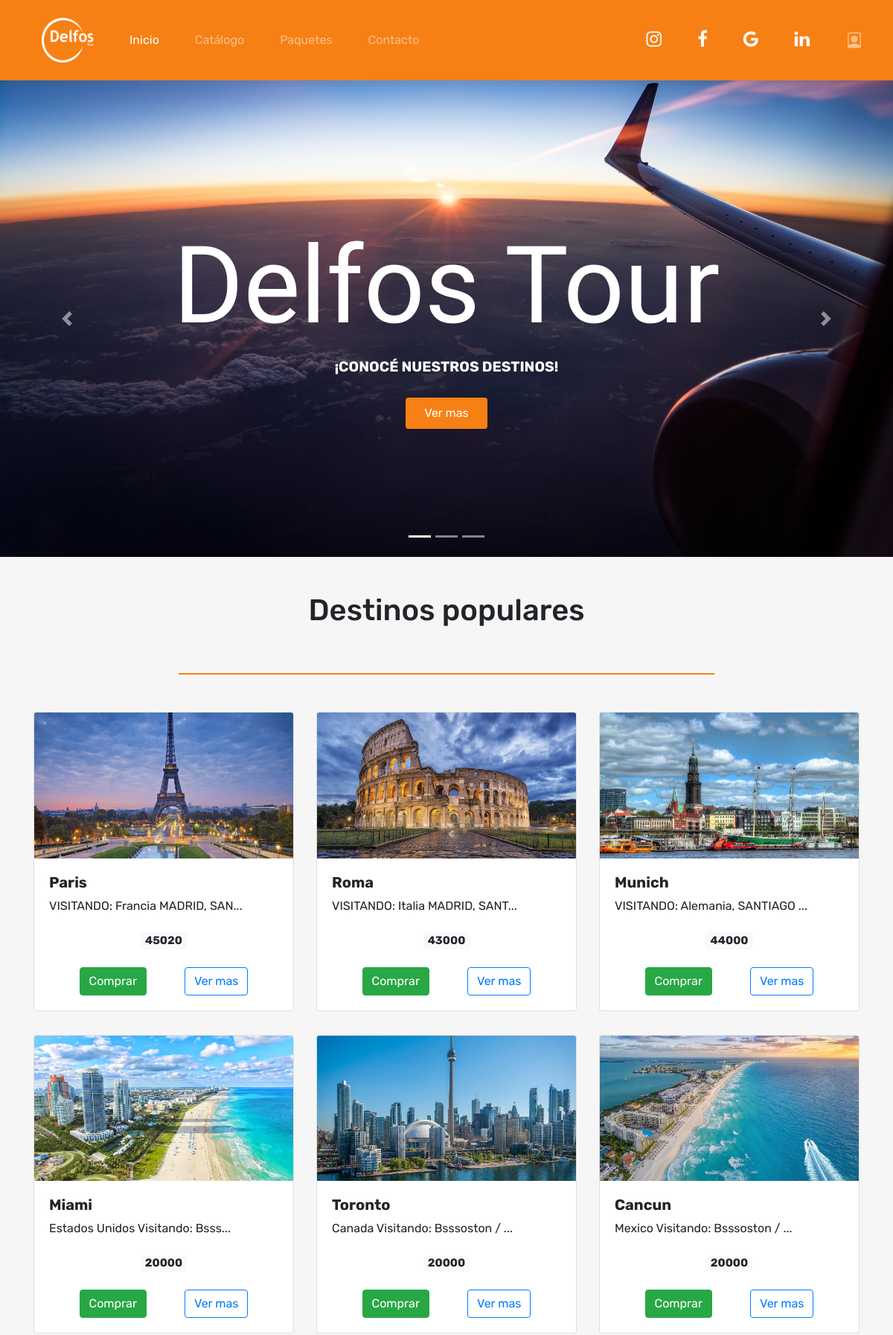
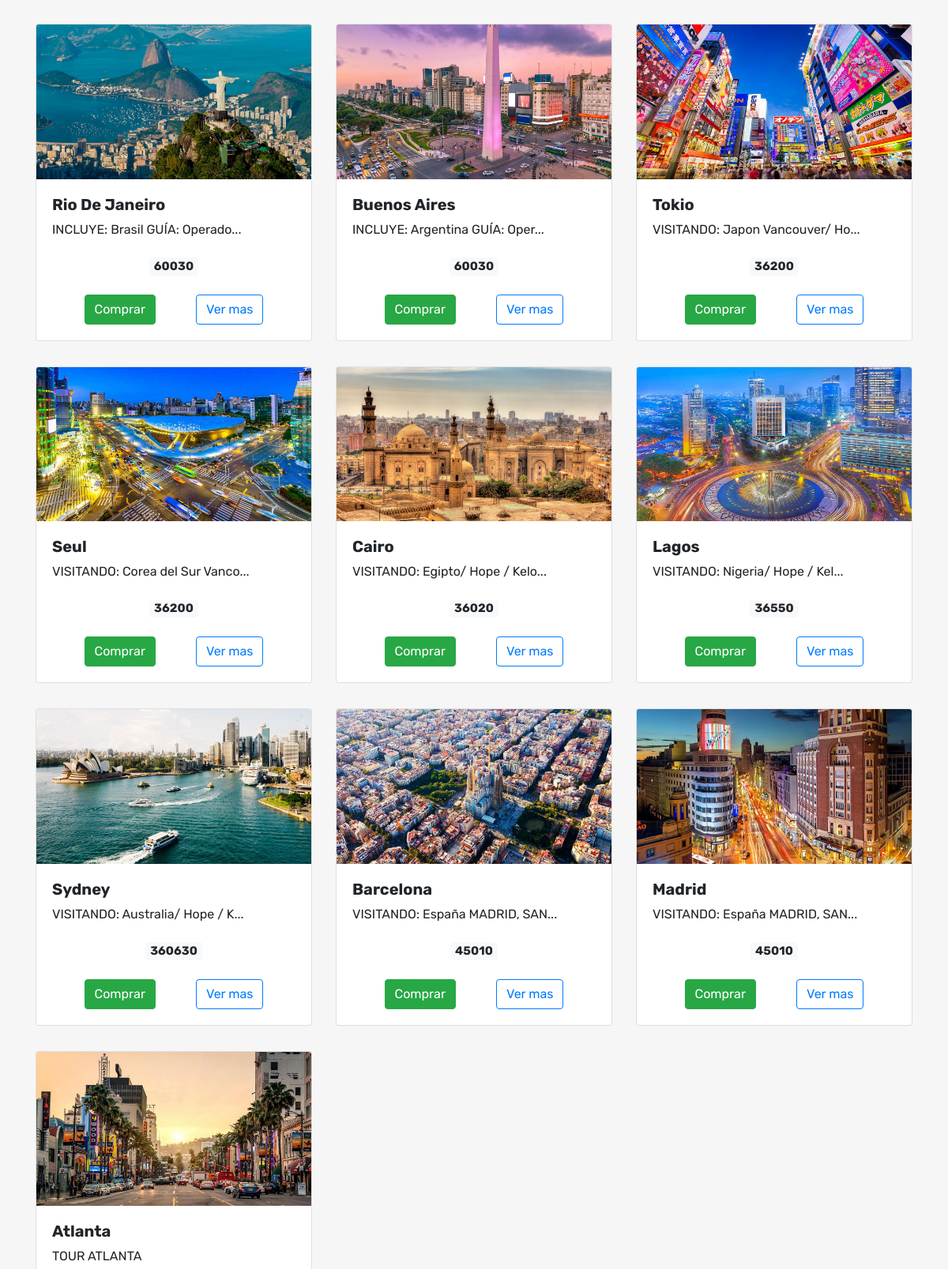
The page / (upper part) on the database its author committed (2 pictures, top to bottom).
### tables this page shows
CREATE TABLE `productos` (
  `idproducto` int(11) NOT NULL,
  `idciudad` varchar(3) NOT NULL,
  `precio` int(100) NOT NULL,
  `descripcion` varchar(1000) NOT NULL,
  `detalle` varchar(1000) NOT NULL,
  `url` varchar(300) NOT NULL,
  `destacado` tinyint(1) NOT NULL,
  `activo` tinyint(1) NOT NULL
);

CREATE TABLE `ciudades` (
  `idciudad` varchar(3) NOT NULL,
  `nombreciudad` varchar(50) NOT NULL,
  `idpais` varchar(3) NOT NULL
);

### functions/cortar.php (called while the page is built, shortened)
<?php
function cortar($productos, $maximo = 33)
{
  $cantidad = strlen($productos);
  if ($cantidad > $maximo) {
    $maximo = $maximo - 3;
    $a = cut_html(substr($productos, 0, $maximo));
    $a .= "...";
    return $a;
  } else {
    return $productos;
  }
}
function cut_html($productos)
{
  $a = $productos;
  return $productos;
}
?>

### includes/card_paises.php (the view)
<div class="col-sm-12 col-md-12 col-lg-6 col-xl-4 my-3">
  <div class="card carta">
    <?php echo '<img src="' .  $value["url"] . '" class="card-img-top" alt="..." />' ?>
    <div class="card-body">
      <h5 class="card-title1 font-weight-bold"><?php echo $value["nombre"]; ?></h5>
      <p class="card-text"><?php echo cortar($value["descripcion"]); ?></p>
      <div class="row justify-content-center pt-1 pb-3">
        <h5>
          <span class="card-text text-center badge badge-light"><?php echo $value["precio"]; ?></span>
        </h5>
      </div>
      <div class="container d-flex justify-content-around">
        <a href="#" class="btn btn-success">Comprar</a>
        <?php echo '<a href="product_details.php?id=' . $value["id"] . '"class="btn btn-outline-primary">Ver mas</a>' ?>
      </div>
    </div>
  </div>
</div>

### includes/productoportada.php (shortened to what this page needs)
<div class="container">
  <div class="row justify-content-center pb-4">
    <div class="col-12">
      <div class="row">
        <?php
        $db=DB::conectar();
        $order = (isset($_GET["orden"]) ? $_GET['orden'] : null);
        $queryProductos = "SELECT pr.idproducto as id,
                            ci.nombreciudad as nombre,
                            pa.nombrepais as pais,
                            co.nombrecontinente as continente,
                            ci.nombreciudad as ciudades,
                            pr.precio as precio,
                            pr.descripcion as descripcion,
                            pr.detalle as descripcion_details,
                            pr.url as url,
                            pr.destacado as destacado
                            FROM productos pr, ciudades ci, paises pa, continentes co
                            WHERE pr.idciudad = ci.idciudad
                            AND ci.idpais = pa.idpais
                            AND pa.idcontinente = co.idcontinente
                            AND pr.activo=1
                            $order";
        $stmt4 = $db->prepare($queryProductos);
        $stmt4->execute();
        $dataProductos = array();
        while($row=$stmt4->fetch(PDO::FETCH_ASSOC)){
            $dataProductos[] = $row;
        }
        ?>
        <?php foreach ( $dataProductos as $key => $value) { ?>
          <?php if ($page == 'index' && $value['destacado']) { ?>
            <?php include('card_paises.php'); ?>
          <?php } ?>
        <?php } ?>
      </div>
    </div>
  </div>
</div>

### css/style.css (style rules this page uses)
* { margin: 0; padding: 0; box-sizing: border-box; }
body { font-family: "Rubik", sans-serif !important; background-color: #f6f6f6 !important; }
.carta { transition: 0.3s ease; }

### rows shown on the page
productos: url (picture), ciudades.nombreciudad "Paris", descripcion "VISITANDO: Francia MADRID, SAN...", precio "45020"
productos: url (picture), ciudades.nombreciudad "Roma", descripcion "VISITANDO: Italia MADRID, SANT...", precio "43000"
productos: url (picture), ciudades.nombreciudad "Munich", descripcion "VISITANDO: Alemania, SANTIAGO ...", precio "44000"
productos: url (picture), ciudades.nombreciudad "Miami", descripcion "Estados Unidos Visitando: Bsss...", precio "20000"
productos: url (picture), ciudades.nombreciudad "Toronto", descripcion "Canada Visitando: Bsssoston / ...", precio "20000"
productos: url (picture), ciudades.nombreciudad "Cancun", descripcion "Mexico Visitando: Bsssoston / ...", precio "20000"
productos: url (picture), ciudades.nombreciudad "Rio De Janeiro", descripcion "INCLUYE: Brasil GUÍA: Operado...", precio "60030"
productos: url (picture), ciudades.nombreciudad "Buenos Aires", descripcion "INCLUYE: Argentina GUÍA: Oper...", precio "60030"
productos: url (picture), ciudades.nombreciudad "Tokio", descripcion "VISITANDO: Japon Vancouver/ Ho...", precio "36200"
productos: url (picture), ciudades.nombreciudad "Seul", descripcion "VISITANDO: Corea del Sur Vanco...", precio "36200"
productos: url (picture), ciudades.nombreciudad "Cairo", descripcion "VISITANDO: Egipto/ Hope / Kelo...", precio "36020"
productos: url (picture), ciudades.nombreciudad "Lagos", descripcion "VISITANDO: Nigeria/ Hope / Kel...", precio "36550"
productos: url (picture), ciudades.nombreciudad "Sydney", descripcion "VISITANDO: Australia/ Hope / K...", precio "360630"
productos: url (picture), ciudades.nombreciudad "Barcelona", descripcion "VISITANDO: España MADRID, SAN...", precio "45010"
productos: url (picture), ciudades.nombreciudad "Madrid", descripcion "VISITANDO: España MADRID, SAN...", precio "45010"
productos: url (picture), ciudades.nombreciudad "Atlanta", descripcion "TOUR ATLANTA"
